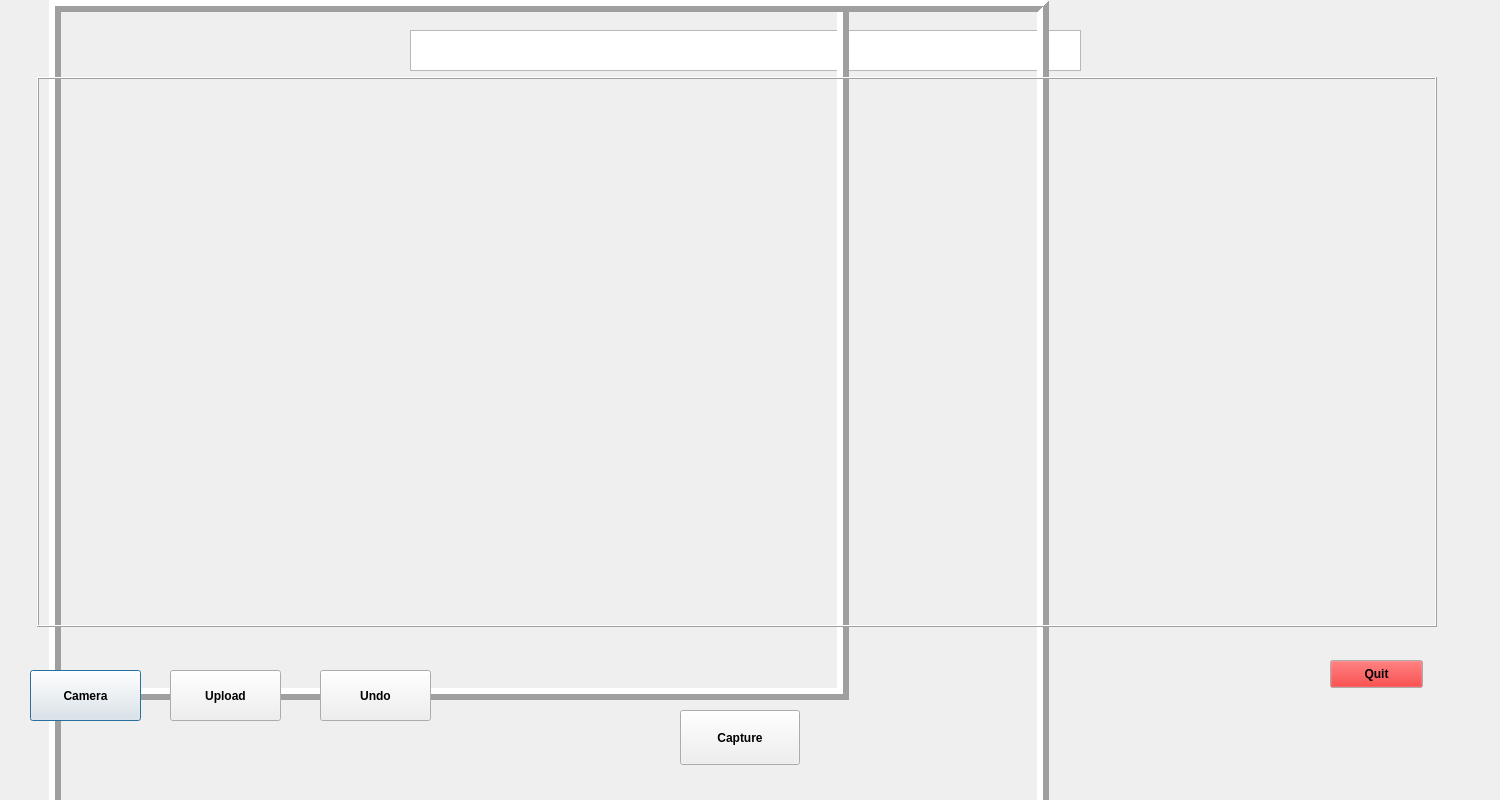
<?xml version="1.0" encoding="UTF-8"?>
<ui version="4.0">
    <class>Dialog</class>
    <widget class="QDialog" name="Dialog">
        <property name="geometry">
            <rect>
                <x>0</x>
                <y>0</y>
                <width>1500</width>
                <height>800</height>
            </rect>
        </property>
        <property name="cursor">
            <cursorShape>PointingHandCursor</cursorShape>
        </property>
        <property name="windowTitle">
            <string>Dialog</string>
        </property>
        <widget class="QTextBrowser" name="TEXT">
            <property name="geometry">
                <rect>
                    <x>410</x>
                    <y>30</y>
                    <width>671</width>
                    <height>41</height>
                </rect>
            </property>
        </widget>
        <widget class="QLabel" name="imgLabel">
            <property name="geometry">
                <rect>
                    <x>49</x>
                    <y>0</y>
                    <width>800</width>
                    <height>700</height>
                </rect>
            </property>
            <property name="frameShape">
                <enum>QFrame::Box</enum>
            </property>
            <property name="frameShadow">
                <enum>QFrame::Raised</enum>
            </property>
            <property name="lineWidth">
                <number>6</number>
            </property>
            <property name="text">
                <string />
            </property>
        </widget>
        <widget class="QLabel" name="processedImgLabel">
            <property name="geometry">
                <rect>
                    <x>49</x>
                    <y>0</y>
                    <width>1000</width>
                    <height>1000</height>
                </rect>
            </property>
            <property name="frameShape">
                <enum>QFrame::Box</enum>
            </property>
            <property name="frameShadow">
                <enum>QFrame::Raised</enum>
            </property>
            <property name="lineWidth">
                <number>6</number>
            </property>
            <property name="text">
                <string />
            </property>
        </widget>
        <widget class="QFrame" name="frameRight">
            <property name="geometry">
                <rect>
                    <x>37</x>
     <y>77</y>
     <width>1400</width>
     <height>550</height>
                    ##############################################3
    </rect>
            </property>
            <property name="frameShape">
                <enum>QFrame::Box</enum>
            </property>
            <property name="frameShadow">
                <enum>QFrame::Raised</enum>
            </property>
        </widget>
        <widget class="QPushButton" name="CAMERA">
            <property name="geometry">
                <rect>
                    <x>30</x>
                    <y>670</y>
                    <width>111</width>
                    <height>51</height>
                </rect>
            </property>
            <property name="font">
                <font>
                    <weight>75</weight>
                    <bold>true</bold>
                </font>
            </property>
            <property name="cursor">
                <cursorShape>PointingHandCursor</cursorShape>
            </property>
            <property name="text">
                <string>Camera</string>
            </property>
        </widget>
        <widget class="QPushButton" name="CAPTURE">
            <property name="geometry">
                <rect>
                    <x>680</x>
                    <y>710</y>
                    <width>120</width>
                    <height>55</height>
                </rect>
            </property>
            <property name="font">
                <font>
                    <weight>75</weight>
                    <bold>true</bold>
                </font>
            </property>
            <property name="cursor">
                <cursorShape>PointingHandCursor</cursorShape>
            </property>
            <property name="text">
                <string>Capture</string>
            </property>
        </widget>
        <widget class="QPushButton" name="UNDO">
            <property name="geometry">
                <rect>
                    <x>320</x>
                    <y>670</y>
                    <width>111</width>
                    <height>51</height>
                </rect>
            </property>
            <property name="font">
                <font>
                    <weight>75</weight>
                    <bold>true</bold>
                </font>
            </property>
            <property name="cursor">
                <cursorShape>PointingHandCursor</cursorShape>
            </property>
            <property name="text">
                <string>Undo</string>
            </property>
        </widget>
        <widget class="QPushButton" name="QUIT">
            <property name="geometry">
                <rect>
                    <x>1330</x>
                    <y>660</y>
                    <width>93</width>
                    <height>28</height>
                </rect>
            </property>
            <property name="palette">
                <palette>
                    <active>
                        <colorrole role="Button">
                            <brush brushstyle="SolidPattern">
                                <color alpha="255">
                                    <red>240</red>
                                    <green>2</green>
                                    <blue>2</blue>
                                </color>
                            </brush>
                        </colorrole>
                        <colorrole role="Text">
                            <brush brushstyle="SolidPattern">
                                <color alpha="255">
                                    <red>255</red>
                                    <green>248</green>
                                    <blue>44</blue>
                                </color>
                            </brush>
                        </colorrole>
                        <colorrole role="PlaceholderText">
                            <brush brushstyle="SolidPattern">
                                <color alpha="128">
                                    <red>255</red>
                                    <green>0</green>
                                    <blue>0</blue>
                                </color>
                            </brush>
                        </colorrole>
                    </active>
                    <inactive>
                        <colorrole role="Button">
                            <brush brushstyle="SolidPattern">
                                <color alpha="255">
                                    <red>240</red>
                                    <green>2</green>
                                    <blue>2</blue>
                                </color>
                            </brush>
                        </colorrole>
                        <colorrole role="Text">
                            <brush brushstyle="SolidPattern">
                                <color alpha="255">
                                    <red>255</red>
                                    <green>248</green>
                                    <blue>44</blue>
                                </color>
                            </brush>
                        </colorrole>
                        <colorrole role="PlaceholderText">
                            <brush brushstyle="SolidPattern">
                                <color alpha="128">
                                    <red>255</red>
                                    <green>0</green>
                                    <blue>0</blue>
                                </color>
                            </brush>
                        </colorrole>
                    </inactive>
                    <disabled>
                        <colorrole role="Button">
                            <brush brushstyle="SolidPattern">
                                <color alpha="255">
                                    <red>240</red>
                                    <green>2</green>
                                    <blue>2</blue>
                                </color>
                            </brush>
                        </colorrole>
                        <colorrole role="Text">
                            <brush brushstyle="SolidPattern">
                                <color alpha="255">
                                    <red>120</red>
                                    <green>120</green>
                                    <blue>120</blue>
                                </color>
                            </brush>
                        </colorrole>
                        <colorrole role="PlaceholderText">
                            <brush brushstyle="SolidPattern">
                                <color alpha="128">
                                    <red>0</red>
                                    <green>0</green>
                                    <blue>0</blue>
                                </color>
                            </brush>
                        </colorrole>
                    </disabled>
                </palette>
            </property>
            <property name="font">
                <font>
                    <family>MS Shell Dlg 2</family>
                    <weight>75</weight>
                    <bold>true</bold>
                </font>
            </property>
            <property name="cursor">
                <cursorShape>PointingHandCursor</cursorShape>
            </property>
            <property name="text">
                <string>Quit</string>
            </property>
        </widget>
        <widget class="QPushButton" name="UPLOAD">
            <property name="geometry">
                <rect>
                    <x>170</x>
                    <y>670</y>
                    <width>111</width>
                    <height>51</height>
                </rect>
            </property>
            <property name="font">
                <font>
                    <weight>75</weight>
                    <bold>true</bold>
                </font>
            </property>
            <property name="cursor">
                <cursorShape>PointingHandCursor</cursorShape>
            </property>
            <property name="text">
                <string>Upload</string>
            </property>
        </widget>
    </widget>
    <resources />
    <connections />
</ui>
